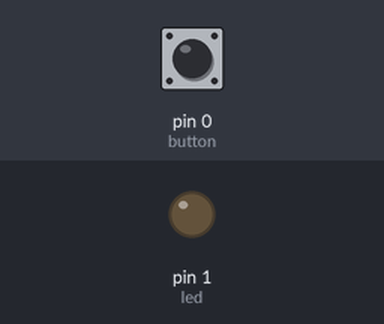
A sketch run on a simulated Arduino Uno, built with avr-gcc and run on an emulated ATmega328P. On the bench: output pins drawn as LEDs (lit = HIGH). The inputs (shaded band) are chosen by the test bench; at power-on: pin 0 (button) HIGH.

Above: at 1.2 s.
1.3 s: pin 0 (button) pulled LOW for 0.15 s
At 2.1 s:
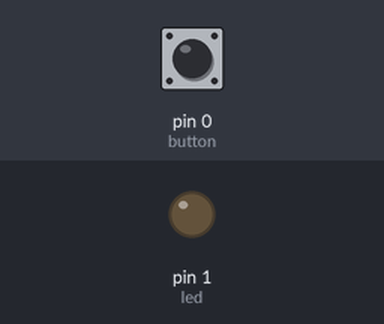
3.0 s: pin 0 (button) pulled LOW for 1 s
At 3.5 s:
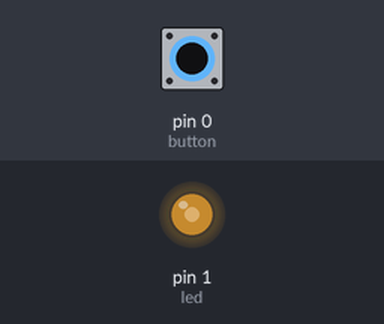
5.5 s: pin 0 (button) pulled LOW for 3.2 s
At 9.0 s:
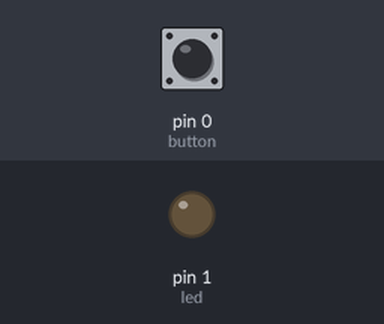
10.2 s: pin 0 (button) pulled LOW for 0.15 s
At 11.2 s:
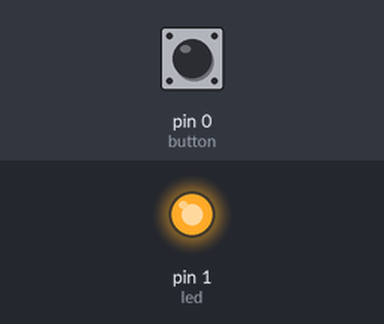
Timing chart, 0 to 12.9 s (numbered marks = the images above; inputs shaded):
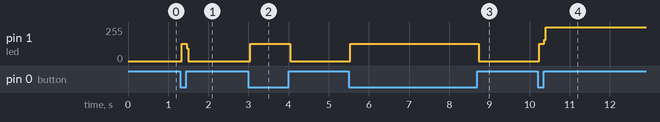

Measured:
- after the input at 1.3 s, pin 1 (led): 0/255 → 128/255 at once, → 0/255 0.12 s later
- after the input at 3.0 s, pin 1 (led): 0/255 → 128/255 at once, → 0/255 1.0 s later
- after the input at 5.5 s, pin 1 (led): 0/255 → 128/255 at once, → 0/255 3.2 s later
- after the input at 10.2 s, pin 1 (led): 0/255 → 128/255 at once, → 255/255 0.12 s later

The sketch:

switch_tanpa_pull_up_Resistor_dan_tanpa_bounce.ino
```cpp
/* ini contoh pemasangan saklar paling sederhana
 *  pada microcontroler
 *  tanpa resistor pull up
 *  dan tanpa bouncing
 *  Radal05
 *  https://www.youtube.com/c/Radal05
 *  25 Nopember 2021
 */
const int led = 1;
const int button = 0;
int button_state = LOW;
int led_state = LOW;

void setup() {
  pinMode(led, OUTPUT);
  pinMode(button, INPUT_PULLUP);
}

void loop() {
  button_state = digitalRead(button);
  if(button_state == LOW)
    led_state = !led_state;
  digitalWrite(led, led_state);
}
```
